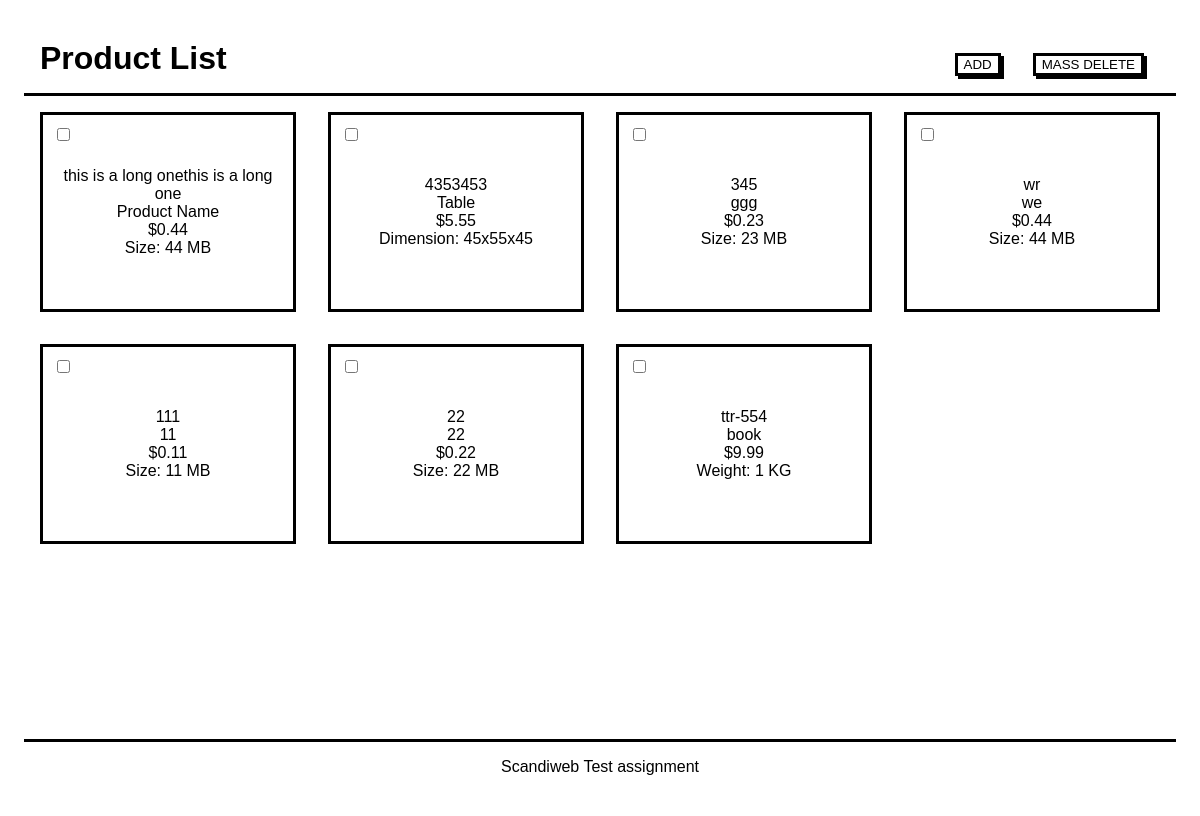
The page / on the database its author committed.
### tables this page shows
CREATE TABLE `products` (
  `id` int(11) NOT NULL,
  `sku` varchar(256) NOT NULL,
  `type_id` tinyint(4) NOT NULL,
  `name` varchar(256) NOT NULL,
  `price` int(11) NOT NULL,
  `size` int(11) DEFAULT NULL,
  `weight` int(11) DEFAULT NULL,
  `height` int(11) DEFAULT NULL,
  `width` int(11) DEFAULT NULL,
  `length` int(11) DEFAULT NULL
);

### product_classes/ProductBase.php (called while the page is built, shortened)
<?php
abstract class ProductBase
{
    private string $sku;
    private string $name;
    private int $price;
    private ?int $id;
    public function __construct($sku='', $name='', $price=0, $id=null)
    {
        $this->sku = $sku;
        $this->name = $name;
        $this->price = $price;
        $this->id = $id;
    }
    public static function getTypeId()
    {
        $pdo = Connection::getInstance()->getPdo();
        $statement = $pdo->prepare('SELECT id FROM type WHERE type = :type');
        $statement->execute(['type' => static::class]);
        return $statement->fetchColumn();;
    }
    public function getSku(): string
    {
        return $this->sku;
    }
    public function getName(): string
    {
        return $this->name;
    }
    public function getPrice(): int
    {
        return $this->price;
    }
    public function getId(): ?int
    {
        return $this->id;
    }
    public function getPriceAsCurrency(string $symbol = "$"): string
    {
        return $symbol . number_format((float)$this->getPrice() / 100, 2);
    }
}

### product_classes/Dvd.php (called while the page is built, shortened)
<?php
require_once 'ProductBase.php';
class Dvd extends ProductBase
{
    private int $size;
    public function __construct($sku, $name, $price, $size, $id=null)
    {
        $this->size = $size;
    }
    public function getProperty(): string
    {
        return 'Size: ' . $this->size . ' MB';
    }
}

### product_classes/Furniture.php (called while the page is built, shortened)
<?php
require_once 'ProductBase.php';
class Furniture extends ProductBase
{
    private int $height;
    private int $width;
    private int $length;
    public function __construct($sku, $name, $price, $height=0, $width=0, $length=0, $id=null)
    {
        $this->height = $height;
        $this->width = $width;
        $this->length = $length;
    }
    public function getProperty(): string
    {
        return 'Dimension: ' .
        $this->height .
        'x' . $this->width .
        'x' . $this->length;
    }
}

### product_classes/Book.php (called while the page is built, shortened)
<?php
require_once 'ProductBase.php';
class Book extends ProductBase
{
    private int $weight;
    public function __construct($sku, $name, $price, $weight, $id=null)
    {
        $this->weight = $weight;
    }
    public function getProperty(): string
    {
        return 'Weight: ' . $this->weight . ' KG';
    }
}

### ProductLister.php (the view, shortened to what this page needs)
<?php
require_once 'product_classes/Dvd.php';
require_once 'product_classes/Book.php';
require_once 'product_classes/Furniture.php';
class ProductLister
{
    private static array $list;
    public static function getList(): void
    {
        $pdo = Connection::getInstance()->getPdo();
        $pdo->setAttribute(PDO::ATTR_ERRMODE, PDO::ERRMODE_EXCEPTION);
        $statement = $pdo->prepare('SELECT sku, name, price, size, id FROM products WHERE type_id = :type_id');
        $statement->execute(['type_id'=> Dvd::getTypeId()]);
        $dvd = $statement->fetchAll(
            PDO::FETCH_FUNC,
            function ($sku, $name, $price, $size, $id) {
                return new Dvd($sku, $name, $price, $size, $id);
            });
        $statement = $pdo->prepare('SELECT sku, name, price, weight, id FROM products WHERE type_id = :type_id');
        $statement->execute(['type_id'=> Book::getTypeId()]);
        $book = $statement->fetchAll(
            PDO::FETCH_FUNC,
            function ($sku, $name, $price, $weight, $id) {
                return new Book($sku, $name, $price, $weight, $id);
            });
        $statement = $pdo->prepare('SELECT sku, name, price, height, width, length, id FROM products WHERE type_id = :type_id');
        $statement->execute(['type_id'=> Furniture::getTypeId()]);
        $furniture = $statement->fetchAll(
            PDO::FETCH_FUNC,
            function ($sku, $name, $price, $height, $width, $length, $id) {
                return new Furniture($sku, $name, $price, $height, $width, $length, $id);
            });
        self::$list = array_merge(array_merge($dvd, $book), $furniture);
        usort(self::$list, function($a, $b) {
            return $a->getId() - $b->getId();
        });
        foreach (self::$list as $item): ?>
            <article class="product-list_item">
            <input type="checkbox" class="delete-checkbox" name="checkbox-delete" value="<?php echo $item->getId() ?>">
                <div class="product-list_text"> <?php echo $item->getSku() ?> </div>
                <div class="product-list_text"> <?php echo $item->getName() ?> </div>
                <div class="product-list_text"> <?php echo $item->getPriceAsCurrency() ?> </div>
                <div class="product-list_text"> <?php echo $item->getProperty() ?> </div>
            </article>
        <?php endforeach;
    }
}

### index.php (shortened to what this page needs)
<?php
    require_once 'ProductLister.php';
?>
<html>
    <head>
        <link rel="stylesheet" href="static/styles.css">
    </head>
    <body>
        <header id="header">
            <h1>Product List</h1>
            <div class="button-wrap">
                <a href="add-product.php"><button>ADD</button></a>
                <button id="delete-product-btn">MASS DELETE</button>
            </div>
        </header>
        <div id="product-list_container">
            <?php
            ProductLister::getList();
            ?>
        </div>
        <footer>
            <p>Scandiweb Test assignment</p>
        </footer>
    </body>
</html>

### static/styles.css (style rules this page uses)
* { font-family: Comic Sans MS, Comic Sans, sans-serif; box-sizing: border-box; }
body { padding: 1rem; min-height: 100vh; display: flex; flex-direction: column; }
body #header { display: flex; align-items: baseline; justify-content: space-between; padding: 1rem; border-bottom: black solid 3px; min-width: 445px; }
body #header h1 { margin: 0; }
body .button-wrap { display: flex; justify-content: space-between; }
body .button-wrap button { border: black solid 3px; background-color: white; margin: 0 1rem; box-shadow: 3px 3px; }
body #product-list_container { display: grid; grid-template-columns: repeat(2, minmax(0, 1fr)); min-width: 445px; max-width: 1400px; margin: 0 auto; }
body #product-list_container .product-list_item { border: black solid 3px; margin: 1rem; padding: 1rem; display: flex; flex-direction: column; justify-content: center; align-items: center; position: relative; overflow: hidden; min-height: 200px; }
body #product-list_container .product-list_item .delete-checkbox { position: absolute; top: 10px; left: 10px; }
body #product-list_container .product-list_item .product-list_text { text-align: center; }
body footer { border-top: black solid 3px; text-align: center; margin-top: auto; }
@media (min-width: 750px) { body #product-list_container { grid-template-columns: repeat(3, minmax(0, 1fr)); } }
@media (min-width: 1085px) { body #product-list_container { grid-template-columns: repeat(4, minmax(0, 1fr)); } }

### rows shown on the page
products: sku "this is a long onethis is a long one", name "Product Name", price "$0.44", size "Size: 44 MB"
products: sku "4353453", name "Table", price "$5.55", $item->getProperty() "Dimension: 45x55x45"
products: sku "345", name "ggg", price "$0.23", size "Size: 23 MB"
products: sku "wr", name "we", price "$0.44", size "Size: 44 MB"
products: sku "111", name "11", price "$0.11", size "Size: 11 MB"
products: sku "22", name "22", price "$0.22", size "Size: 22 MB"
products: sku "ttr-554", name "book", price "$9.99", weight "Weight: 1 KG"
